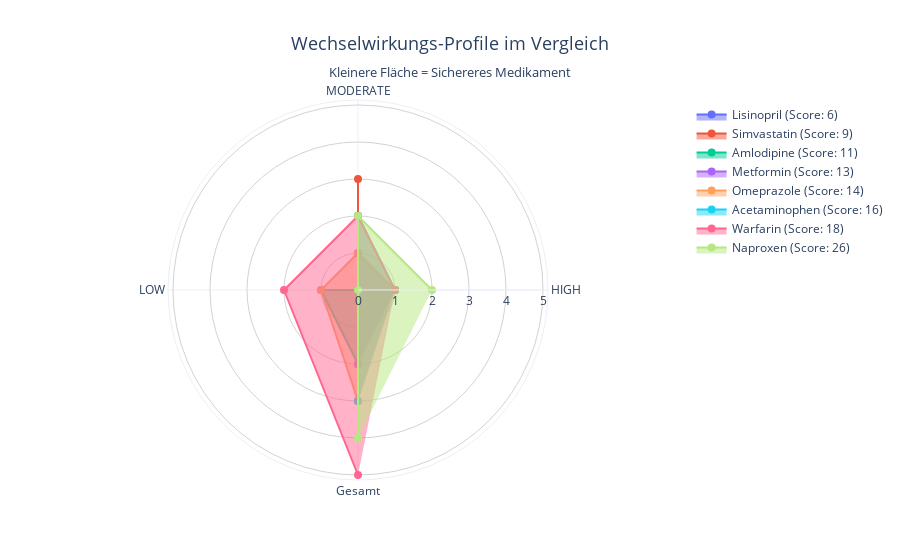

This figure's notebook cell:
### Code cell
# Visualisierung 2: Radar-Diagramm - Schweregrad-Aufschlüsselung
# Zeigt detailliert die Verteilung nach Schweregrad für jedes Medikament

fig = go.Figure()

categories = ['HIGH', 'MODERATE', 'LOW', 'Gesamt']

for idx, row in comparison_df.iterrows():
    values = [
        row['high_severity'],
        row['moderate_severity'],
        row['low_severity'],
        row['total_interactions']
    ]
    
    # Farbe basierend auf Risiko-Score
    color = 'green' if row['risk_score'] == comparison_df['risk_score'].min() else \
            'red' if row['risk_score'] == comparison_df['risk_score'].max() else \
            'orange'
    
    fig.add_trace(go.Scatterpolar(
        r=values,
        theta=categories,
        fill='toself',
        name=f"{row['drug_name']} (Score: {row['risk_score']})",
        line=dict(width=2),
        marker=dict(size=8)
    ))

fig.update_layout(
    polar=dict(
        radialaxis=dict(
            visible=True,
            gridcolor='lightgray'
        )
    ),
    title=dict(
        text="Wechselwirkungs-Profile im Vergleich<br>" +
             "<sub>Kleinere Fläche = Sichereres Medikament</sub>",
        x=0.5,
        xanchor='center',
        font=dict(size=18)
    ),
    height=600,
    showlegend=True,
    legend=dict(
        orientation="v",
        yanchor="top",
        y=1,
        xanchor="left",
        x=1.1
    )
)

fig.show()

print("\nRadar-Diagramm Interpretation:")
print("  - Jede Achse repräsentiert eine Kategorie von Wechselwirkungen")
print("  - Je kleiner die eingeschlossene Fläche, desto sicherer das Medikament")
print("  - Symmetrische Form = gleichmäßig verteilte Wechselwirkungen")
print("  - Spitze in HIGH-Achse = besonders gefährlich")

### Figure 1 — Plotly figure (JSON) as saved in the notebook; plotly's stock layout.template omitted (floating-point values rounded to 4 significant figures)
{"data": [{"fill": "toself", "line": {"width": 2}, "marker": {"size": 8}, "name": "Lisinopril (Score: 6)", "r": [0, 2, 0, 2], "theta": ["HIGH", "MODERATE", "LOW", "Gesamt"], "type": "scatterpolar"}, {"fill": "toself", "line": {"width": 2}, "marker": {"size": 8}, "name": "Simvastatin (Score: 9)", "r": [0, 3, 0, 3], "theta": ["HIGH", "MODERATE", "LOW", "Gesamt"], "type": "scatterpolar"}, {"fill": "toself", "line": {"width": 2}, "marker": {"size": 8}, "name": "Amlodipine (Score: 11)", "r": [1, 0, 1, 2], "theta": ["HIGH", "MODERATE", "LOW", "Gesamt"], "type": "scatterpolar"}, {"fill": "toself", "line": {"width": 2}, "marker": {"size": 8}, "name": "Metformin (Score: 13)", "r": [1, 1, 0, 2], "theta": ["HIGH", "MODERATE", "LOW", "Gesamt"], "type": "scatterpolar"}, {"fill": "toself", "line": {"width": 2}, "marker": {"size": 8}, "name": "Omeprazole (Score: 14)", "r": [1, 1, 1, 3], "theta": ["HIGH", "MODERATE", "LOW", "Gesamt"], "type": "scatterpolar"}, {"fill": "toself", "line": {"width": 2}, "marker": {"size": 8}, "name": "Acetaminophen (Score: 16)", "r": [1, 2, 0, 3], "theta": ["HIGH", "MODERATE", "LOW", "Gesamt"], "type": "scatterpolar"}, {"fill": "toself", "line": {"width": 2}, "marker": {"size": 8}, "name": "Warfarin (Score: 18)", "r": [1, 2, 2, 5], "theta": ["HIGH", "MODERATE", "LOW", "Gesamt"], "type": "scatterpolar"}, {"fill": "toself", "line": {"width": 2}, "marker": {"size": 8}, "name": "Naproxen (Score: 26)", "r": [2, 2, 0, 4], "theta": ["HIGH", "MODERATE", "LOW", "Gesamt"], "type": "scatterpolar"}], "layout": {"autosize": true, "legend": {"orientation": "v", "x": 1.1, "xanchor": "left", "y": 1, "yanchor": "top"}, "polar": {"angularaxis": {"type": "category"}, "radialaxis": {"autorange": true, "gridcolor": "lightgray", "range": [0, 5.122], "type": "linear", "visible": true}}, "showlegend": true, "title": {"font": {"size": 18}, "text": "Wechselwirkungs-Profile im Vergleich<br><sub>Kleinere Fläche = Sichereres Medikament</sub>", "x": 0.5, "xanchor": "center"}}}
